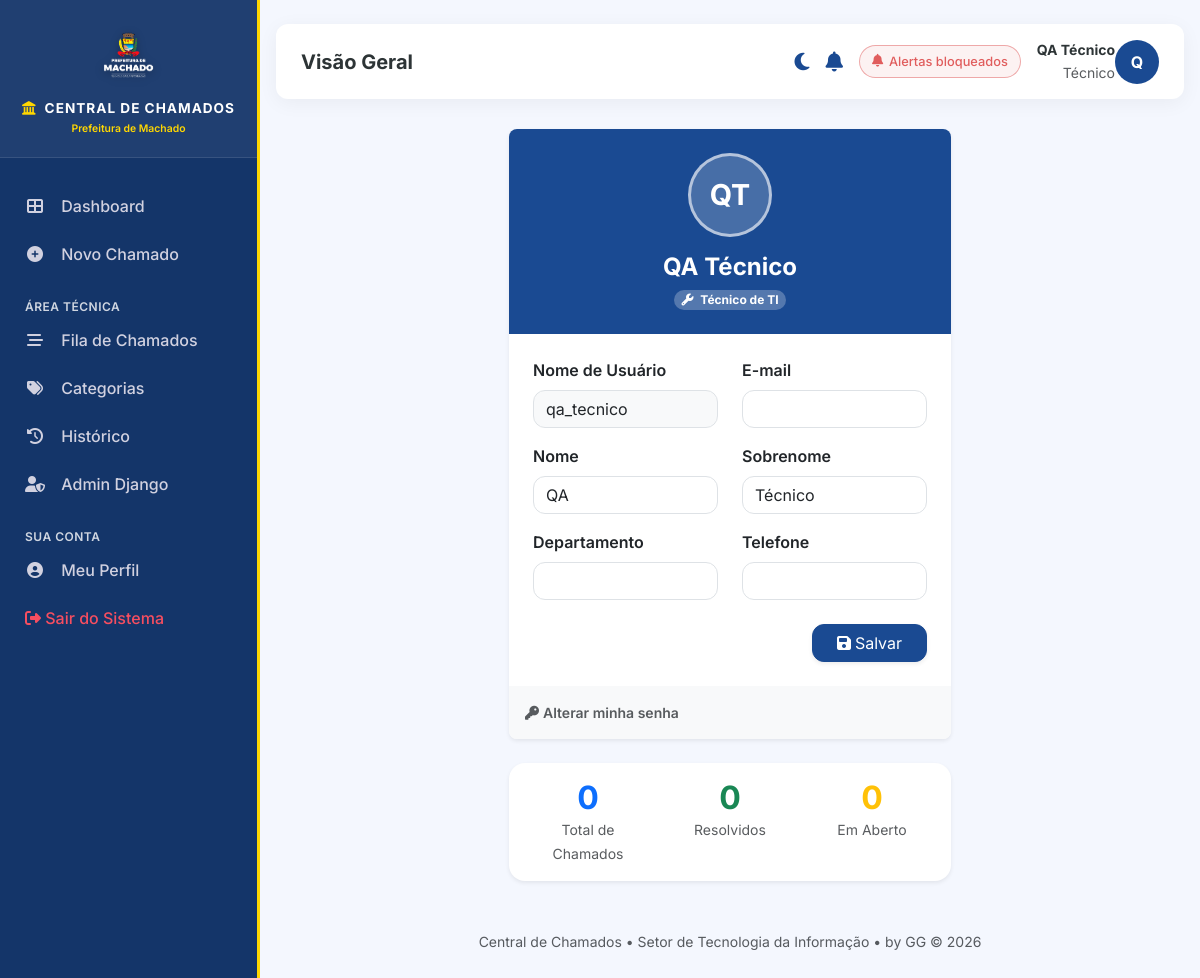
The page /accounts/profile/ (signed in) on the database its author committed.
### accounts/models.py (models this page shows, shortened)
class User(AbstractUser):
    is_technician = models.BooleanField(
        default=False,
        verbose_name='É Técnico de TI',
        help_text='Marque se este usuário é um técnico de suporte'
    )
    must_change_password = models.BooleanField(
        default=False,
        verbose_name='Deve trocar senha no próximo login',
    )
    departamento = models.CharField(
        max_length=100,
        blank=True,
        verbose_name='Departamento'
    )
    telefone = models.CharField(
        max_length=20,
        blank=True,
        verbose_name='Telefone'
    )
    aceitou_termos = models.BooleanField(
        default=False,
        verbose_name='Aceitou os Termos de Uso e Política de Privacidade',
    )
    data_aceite_termos = models.DateTimeField(
        null=True,
        blank=True,
        verbose_name='Data da aceitação dos Termos',
    )
    class Meta:
        verbose_name = 'Usuário'
        verbose_name_plural = 'Usuários'
        ordering = ['username']

### accounts/views.py (the view)
# urls.py: path('profile/', views.ProfileUpdateView.as_view(), name='profile'),
class ProfileUpdateView(LoginRequiredMixin, SuccessMessageMixin, UpdateView):
    model = User
    form_class = ProfileUpdateForm
    template_name = 'accounts/profile.html'
    success_url = reverse_lazy('accounts:profile')
    success_message = 'Perfil atualizado com sucesso!'
    def get_object(self):
        return self.request.user
    def get_context_data(self, **kwargs):
        context = super().get_context_data(**kwargs)
        tickets_solicitados = Ticket.objects.filter(solicitante=self.request.user)
        context['stats'] = {
            'total': tickets_solicitados.count(),
            'resolvidos': tickets_solicitados.filter(status='resolvido').count(),
            'abertos': tickets_solicitados.filter(
                status__in=['aberto', 'em_andamento']
            ).count(),
        }
        return context

### accounts/forms.py (shortened to what this page needs)
class ProfileUpdateForm(forms.ModelForm):
    class Meta:
        model = User
        fields = ['first_name', 'last_name', 'email', 'departamento', 'telefone']
        widgets = {
            'first_name': forms.TextInput(attrs={'class': 'form-control'}),
            'last_name': forms.TextInput(attrs={'class': 'form-control'}),
            'email': forms.EmailInput(attrs={'class': 'form-control'}),
            'departamento': forms.TextInput(attrs={'class': 'form-control'}),
            'telefone': forms.TextInput(attrs={'class': 'form-control'}),
        }

### config/context_processors.py (called while the page is built)
def pusher_config(request):
    return {
        'PUSHER_ENABLED': getattr(settings, 'PUSHER_CLIENT', None) is not None,
        'PUSHER_KEY': getattr(settings, 'PUSHER_KEY', '') or '',
        'PUSHER_CLUSTER': getattr(settings, 'PUSHER_CLUSTER', '') or '',
        'VAPID_PUBLIC_KEY': getattr(settings, 'VAPID_PUBLIC_KEY', '') or '',
    }

### templates/accounts/profile.html (shortened to what this page needs)
{% extends 'base.html' %}
{% block content %}
<div class="row justify-content-center">
    <div class="col-md-8 col-lg-6">
        <div class="card shadow-sm border-0 rounded-3 overflow-hidden">
            <div class="card-header bg-primary text-white text-center py-4 border-0">
                <div class="avatar-circle mx-auto d-flex align-items-center justify-content-center avatar-profile" aria-hidden="true">
                    {{ user.first_name|slice:":1" }}{{ user.last_name|slice:":1" }}
                </div>
                <h4 class="mb-1 mt-3 fw-bold">{{ user.get_full_name|default:user.username }}</h4>
                <div>
                    <span class="badge rounded-pill text-white" style="background-color: rgba(255,255,255,0.25);">
                        <i class="fas {{ user.is_technician|yesno:'fa-wrench,fa-user' }} me-1"></i>
                        {% if user.is_technician %}Técnico de TI{% else %}Solicitante{% endif %}
                    </span>
                </div>
            </div>
            <div class="card-body p-4">
                <form method="post" id="profile-form">
                    <div class="row mb-3">
                        <div class="col-md-6">
                            <label class="form-label fw-semibold">Nome de Usuário</label>
                            <input type="text" value="{{ user.username }}" class="form-control bg-light" disabled aria-disabled="true" aria-label="Nome de usuário (somente leitura)">
                        </div>
                        <div class="col-md-6">
                            <label class="form-label fw-semibold">E-mail</label>
                            <input type="email" name="email" class="form-control {% if form.email.errors %}is-invalid{% endif %}" value="{{ form.email.value|default_if_none:'' }}" required>
                        </div>
                    </div>
                    <div class="row mb-3">
                        <div class="col-md-6">
                            <label class="form-label fw-semibold">Nome</label>
                            <input type="text" name="first_name" class="form-control {% if form.first_name.errors %}is-invalid{% endif %}" value="{{ form.first_name.value|default_if_none:'' }}">
                        </div>
                        <div class="col-md-6">
                            <label class="form-label fw-semibold">Sobrenome</label>
                            <input type="text" name="last_name" class="form-control {% if form.last_name.errors %}is-invalid{% endif %}" value="{{ form.last_name.value|default_if_none:'' }}">
                        </div>
                    </div>
                    <div class="row mb-3">
                        <div class="col-md-6">
                            <label class="form-label fw-semibold">Departamento</label>
                            <input type="text" name="departamento" class="form-control {% if form.departamento.errors %}is-invalid{% endif %}" value="{{ form.departamento.value|default_if_none:'' }}">
                        </div>
                        <div class="col-md-6">
                            <label class="form-label fw-semibold">Telefone</label>
                            <input type="text" name="telefone" class="form-control {% if form.telefone.errors %}is-invalid{% endif %}" value="{{ form.telefone.value|default_if_none:'' }}">
                        </div>
                    </div>
                    <div class="d-flex justify-content-end mt-4">
                        <button type="submit" id="save-btn" class="btn btn-primary px-4 shadow-sm">
                            <i class="fas fa-save me-1"></i><span class="btn-text">Salvar</span>
                        </button>
                    </div>
                </form>
            </div>
            <div class="card-footer bg-light border-0 py-3">
                <div class="d-flex justify-content-between align-items-center fw-semibold">
                    <a href="{% url 'accounts:alterar_senha' %}" class="text-decoration-none text-muted small">
                        <i class="fas fa-key me-1"></i>Alterar minha senha
                    </a>
                </div>
            </div>
        </div>
        <div class="card mt-4 shadow-sm border-0">
            <div class="card-body">
                <div class="row text-center g-3">
                    <div class="col-md-4">
                        <h2 class="text-primary fw-bold mb-0">{{ stats.total|default:0 }}</h2>
                        <span class="text-muted small">Total de Chamados</span>
                    </div>
                    <div class="col-md-4">
                        <h2 class="text-success fw-bold mb-0">{{ stats.resolvidos|default:0 }}</h2>
                        <span class="text-muted small">Resolvidos</span>
                    </div>
                    <div class="col-md-4">
                        <h2 class="text-warning fw-bold mb-0">{{ stats.abertos|default:0 }}</h2>
                        <span class="text-muted small">Em Aberto</span>
                    </div>
                </div>
            </div>
        </div>
    </div>
</div>
{% endblock %}

### templates/base.html (shortened to what this page needs)
{% load static %}
<!DOCTYPE html>
<html lang="pt-br">
<head>
    <link href="https://cdn.jsdelivr.net/npm/bootstrap@5.3.2/dist/css/bootstrap.min.css" rel="stylesheet">
    <link href="https://cdnjs.cloudflare.com/ajax/libs/font-awesome/6.4.2/css/all.min.css" rel="stylesheet" media="print" onload="this.media='all'">
    <link rel="stylesheet" href="{% static 'css/base.css' %}">
    <link rel="stylesheet" href="{% static 'css/components.css' %}">
</head>
<body class="{% if not user.is_authenticated %}no-sidebar{% endif %}">
    <div class="wrapper">
        {% if user.is_authenticated %}
        <nav id="sidebar" aria-label="Menu principal">
            <div class="sidebar-header">
                <img src="{% static 'image/machado.png' %}" alt="Prefeitura de Machado" class="sidebar-logo" width="124" height="70" style="height: auto;">
                <h4><i class="fas fa-landmark me-2" style="color: var(--accent-color);"></i>CENTRAL DE CHAMADOS</h4>
                <small class="text-xxs" style="color: var(--accent-color); display: block; margin-top: 5px; font-weight: 600;">Prefeitura de Machado</small>
            </div>
            <ul class="list-unstyled mt-4">
                <li class="{% if request.resolver_match.url_name == 'dashboard' %}active{% endif %}">
                    <a href="{% url 'tickets:dashboard' %}"><i class="fas fa-th-large"></i> Dashboard</a>
                </li>
                <li class="{% if request.resolver_match.url_name == 'create' %}active{% endif %}">
                    <a href="{% url 'tickets:create' %}"><i class="fas fa-plus-circle"></i> Novo Chamado</a>
                </li>
                {% if user.is_technician %}
                <li class="small">Área Técnica</li>
                <li class="{% if request.resolver_match.url_name == 'fila_admin' %}active{% endif %}">
                    <a href="{% url 'tickets:fila_admin' %}"><i class="fas fa-stream"></i> Fila de Chamados</a>
                </li>
                <li class="{% if request.resolver_match.url_name == 'categorias' %}active{% endif %}">
                    <a href="{% url 'tickets:categorias' %}"><i class="fas fa-tags"></i> Categorias</a>
                </li>
                <li><a href="{% url 'tickets:historico' %}"><i class="fas fa-history"></i> Histórico</a></li>
                <li><a href="{% url 'admin:index' %}" target="_blank"><i class="fas fa-user-shield"></i> Admin Django</a></li>
                {% endif %}
                <li class="small">Sua Conta</li>
                <li><a href="{% url 'accounts:profile' %}"><i class="fas fa-user-circle"></i> Meu Perfil</a></li>
                <li>
                    <button type="button" onclick="document.getElementById('logout-form').submit();" class="logout-btn-sidebar">
                        <i class="fas fa-sign-out-alt"></i> Sair do Sistema
                    </button>
                </li>
            </ul>
        </nav>
        {% endif %}
        <div id="content">
            {% if user.is_authenticated %}
            <div class="top-bar">
                <div class="d-flex align-items-center me-2 min-w-0">
                    <h5 class="mb-0 fw-bold text-truncate">{% block page_title %}Visão Geral{% endblock %}</h5>
                </div>
                <div class="d-flex align-items-center justify-content-end flex-shrink-0 ms-auto gap-2 gap-sm-3 top-bar-right">
                    <button type="button" id="btn-theme-toggle" class="btn btn-link p-0 border-0" aria-label="Alternar modo escuro" title="Alternar tema">
                        <i class="fas fa-moon fa-lg" id="theme-icon" aria-hidden="true" style="color: var(--primary-color);"></i>
                    </button>
                    <a href="#" id="sino-notificacoes" class="position-relative" title="Notificações" aria-label="Notificações" data-bs-toggle="offcanvas" data-bs-target="#drawerNotificacoes" aria-controls="drawerNotificacoes">
                        <i class="fas fa-bell fa-lg" aria-hidden="true" style="color: var(--primary-color);"></i>
                    </a>
                    <div id="notif-permission-item" class="d-none" title="Notificações do navegador">
                        <button type="button" id="btn-ativar-notificacoes" class="notif-enable-btn" aria-label="Ativar notificações do navegador">
                            <i class="fas fa-bell" aria-hidden="true"></i>
                            <span id="notif-btn-texto" class="d-none d-sm-inline">Ativar Alertas</span>
                        </button>
                    </div>
                    <div class="user-badge d-flex align-items-center">
                        <div class="text-end d-none d-md-block">
                            <div class="fw-bold small">{{ user.get_full_name|default:user.username }}</div>
                            <small class="text-muted">{% if user.is_technician %}Técnico{% else %}Solicitante{% endif %}</small>
                        </div>
                        <div class="text-white rounded-circle d-flex align-items-center justify-content-center icon-lg" style="font-weight: 700; background-color: var(--primary-color);">
                            {{ user.username|slice:":1"|upper }}
                        </div>
                    </div>
                </div>
            </div>
            {% endif %}
            <main>{% block content %}{% endblock %}</main>
            <footer class="text-center text-muted mt-5 pb-4">
                <small>Central de Chamados &bull; Setor de Tecnologia da Informação &bull; by GG &copy; {% now "Y" %}</small>
            </footer>
        </div>
    </div>
</body>
</html>

### static/css/components.css (style rules this page uses)
.card { border-radius: 16px; box-shadow: 0 4px 20px rgba(0, 0, 0, 0.05); }
.btn { border-radius: 12px; }
.form-control, .form-select { border-radius: 12px; }
.text-xxs { font-size: 0.65rem; }
.icon-lg { width: 44px; height: 44px; flex-shrink: 0; }
.min-w-0 { min-width: 0; }
.avatar-profile { width: 84px; height: 84px; border-radius: 50%; background-color: rgba(255, 255, 255, 0.2); border: 3px solid rgba(255, 255, 255, 0.6); font-size: 1.8rem; font-weight: 700; }

### rows shown on the page
User: get_full_name "QA Técnico", username "Q", first_name "Q", last_name "T", username "qa_tecnico", first_name "QA", last_name "Técnico"

### other values the page prints
{{ stats.total|default:0 }} "0"
{{ stats.resolvidos|default:0 }} "0"
{{ stats.abertos|default:0 }} "0"
